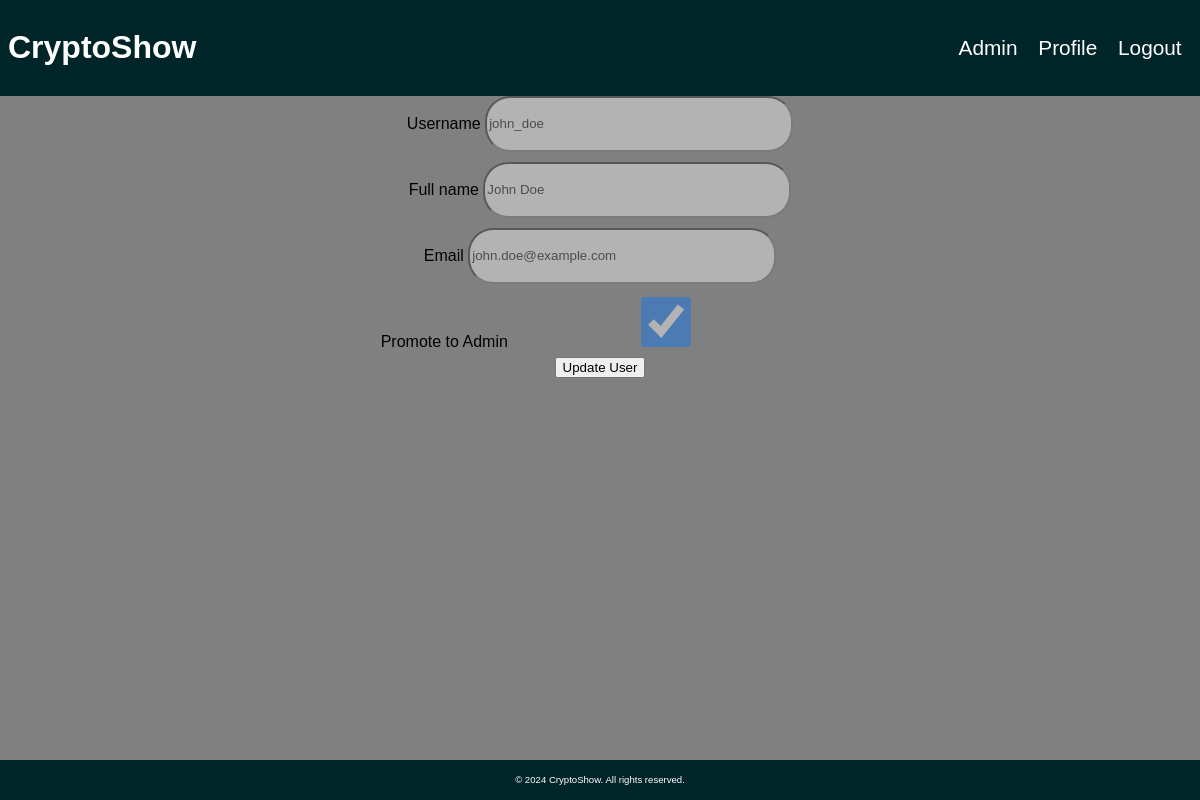
The page /userEdit.php?id=1 (signed in) on the database its author committed.
### tables this page shows
CREATE TABLE `registered_user` (
    `user_id` int(10) unsigned NOT NULL AUTO_INCREMENT,
    `user_nickname` VARCHAR(20) DEFAULT NULL,
    `user_name` VARCHAR(50) DEFAULT NULL,
    `user_email` VARCHAR(50) DEFAULT NULL,
    `user_hashed_password` varchar(255) DEFAULT NULL,
    `user_device_count` tinyint(5) unsigned NOT NULL DEFAULT 0,
    `user_registered_timestamp` timestamp NOT NULL,
    PRIMARY KEY (`user_id`)
);

### userEdit.php (the view, shortened to what this page needs)
<?php
include_once "header.php";
include "db_connect.php";
?>
<?php
if(isset($_GET["id"])) {
    $user_id = $_GET["id"];
    $query = "SELECT * FROM registered_user WHERE user_id=:user";
    $stmt = $pdo->prepare($query);
    $data = [
      ":user" => $user_id
    ];
    $stmt->execute($data);
    $result = $stmt->fetch(PDO::FETCH_ASSOC);
}
?>
<form action="./php-files/userEditProcess.php" method="post">
    <div>
        <label>Username</label>
        <input type="text" value="<?= $result["user_nickname"] ?>" name="username">
    </div>
    <div>
        <label>Full name</label>
        <input type="text" value="<?= $result["user_name"] ?>" name="fullname">
    </div>
    <div>
        <label>Email</label>
        <input type="email" value="<?= $result["user_email"] ?>" name="email">
    </div>
    <div>
        <label>Promote to Admin</label>
        <input type="checkbox"  <?php if($result["is_admin"]) echo "checked"; ?> value="<?= $result['is_admin']?>" name="admin">
    </div>
    <button type="submit" name="submit">Update User</button>
</form>
<footer>
        <p>&copy; 2024 CryptoShow. All rights reserved.</p>
    </footer>
</body>
</html>

### css-files/dashboardStyle.css (style rules this page uses)
body { margin: 0px; }
footer { background-color: hsl(185, 100%, 8%); color: white; font-size: 0.6em; text-align: center; padding: 5px 0; position: absolute; bottom: 0; width: 100%; }
body { font-family:Arial, Helvetica, sans-serif; background-color: gray; }
form { display: flex; flex-direction: column; align-items: center; }
input { color: black; border-radius: 25px; width: 300px; height: 50px; margin-bottom: 10px; outline: none; opacity: 0.4; }

### rows shown on the page
registered_user: username "john_doe", fullname "John Doe", email "john.doe@example.com", is_admin "☑"
